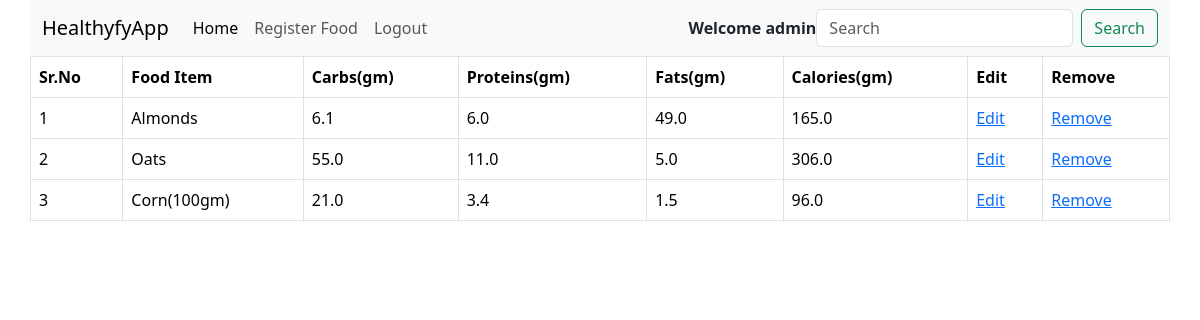
The app's page /FoodList/ (signed in) with its own data.
### app/models.py (models this page shows, shortened)
class Food(models.Model):
    name = models.CharField(max_length=100)
    carbs = models.FloatField()
    protein = models.FloatField()
    fats = models.FloatField()
    calories = models.FloatField()

### app/views.py (the view)
# urls.py: path("FoodList/", FoodList.as_view(), name= "FoodList"),
class FoodList(ListView):
    model = Food

### app/templates/app/food_list.html (shortened to what this page needs)
{% extends 'base.html' %}
{% block body %}
<div class="container">
    <div class="row">
        {%  if user.is_superuser %}
        <table class="table table-bordered">
            <tr>
             <th>Sr.No</th>
             <th>Food Item</th>
             <th>Carbs(gm)</th>
             <th>Proteins(gm)</th>
             <th>Fats(gm)</th>
             <th>Calories(gm)</th>
             <th>Edit</th>
             <th>Remove</th>
            </tr>
            {% for x in object_list %}
            <tr>
                <td>{{forloop.counter}}</td>
                <td>{{x.name}}</td>
                <td>{{x.carbs}}</td>
                <td>{{x.protein}}</td>
                <td>{{x.fats}}</td>
                <td>{{x.calories}}</td>
                <td><a href="/FoodUpdate/{{x.pk}}">Edit</a></td>
                <td><a href="/FoodRemove/{{x.pk}}">Remove</a></td>
            </tr>
            {% endfor %}
        </table>
        {% endif %}
    </div>
    </div>
{% endblock %}

### app/templates/base.html (shortened to what this page needs)
<!doctype html>
<html lang="en">
  <head>
    <link rel="stylesheet" href="https://cdn.jsdelivr.net/npm/bootstrap-icons@1.11.3/font/bootstrap-icons.min.css">
    <link href="https://cdn.jsdelivr.net/npm/bootstrap@5.3.3/dist/css/bootstrap.min.css" rel="stylesheet">
  </head>
  <body>
   <div class="container">
    <div class="row">
        <nav class="navbar navbar-expand-lg bg-body-tertiary">
            <div class="container-fluid">
              <a class="navbar-brand" href="/">HealthyfyApp</a>
              <div class="collapse navbar-collapse" id="navbarSupportedContent">
                <ul class="navbar-nav me-auto mb-2 mb-lg-0">
                  {% if user.is_authenticated %}
                  <li class="nav-item">
                    <a class="nav-link active" aria-current="page" href="/FoodList">Home</a>
                  </li>
                  {% if user.is_superuser %}
                  <li class="nav-item">
                    <a class="nav-link" href="/FoodRegister">Register Food</a>
                  </li>
                  {% else %}
                  <li class="nav-item">
                    <a class="nav-link" href="/foodadd">Added Food</a>
                  </li>
                  {% endif %}
                  <li class="nav-item">
                    <a class="nav-link" href="/userlogout">Logout</a>
                  </li>
                  {% endif %}
                  </ul>
                  {% if user.is_authenticated %}
                  <strong>Welcome {{user}} </strong>
                  {% else %}
                  <strong>Welcome Guest </strong>
                  {% endif %}
                <form class="d-flex" role="search">
                  <input class="form-control me-2" type="search" placeholder="Search" aria-label="Search">
                  <button class="btn btn-outline-success" type="submit">Search</button>
                </form>
              </div>
            </div>
          </nav>
    </div>
   </div>
    {% block body %}
    {% endblock %}
  </body>
</html>

### records on screen
Food: name "Almonds", carbs "6.1", protein "6.0", fats "49.0", calories "165.0"
Food: name "Oats", carbs "55.0", protein "11.0", fats "5.0", calories "306.0"
Food: name "Corn(100gm)", carbs "21.0", protein "3.4", fats "1.5", calories "96.0"

### other values on screen
{{ user }} "admin"
